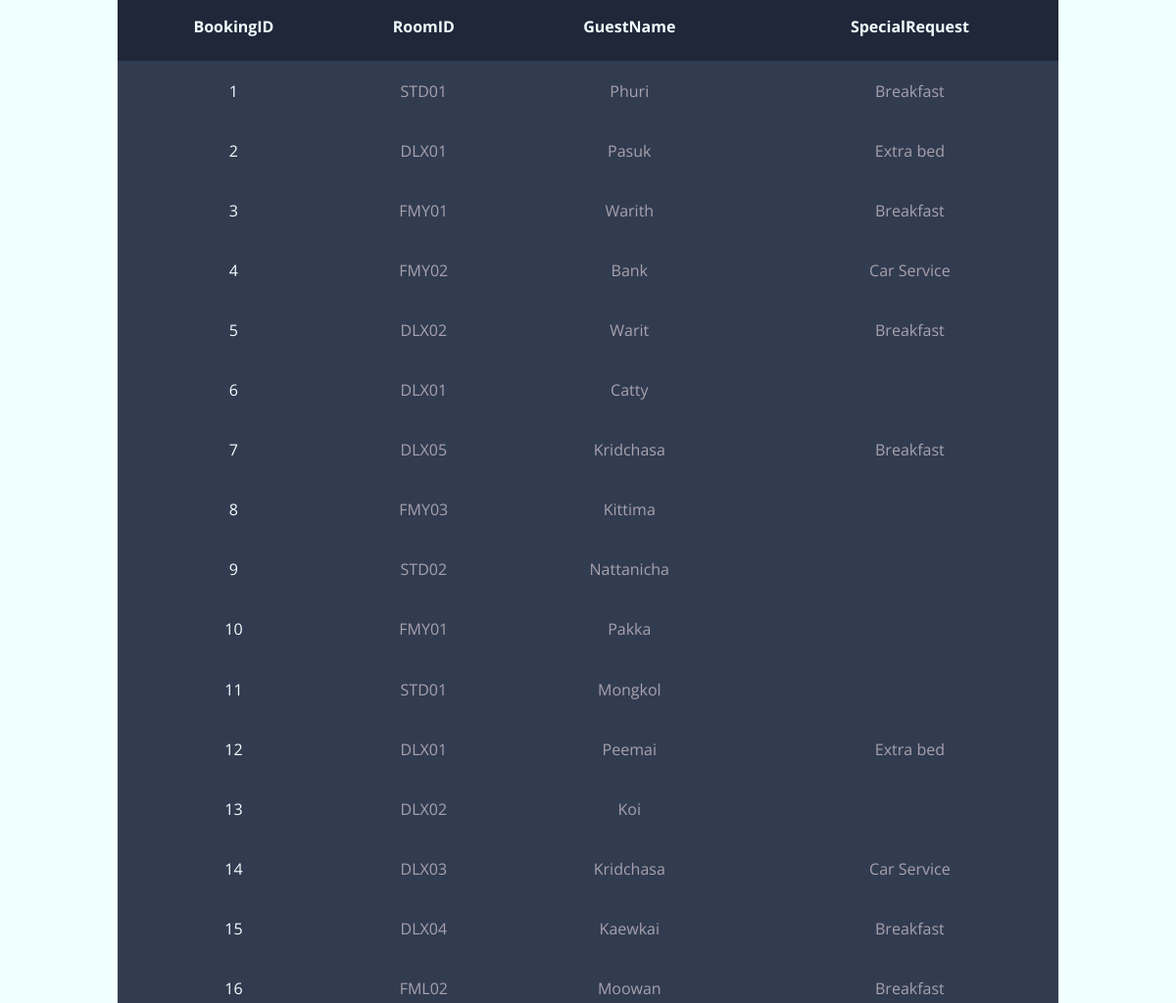
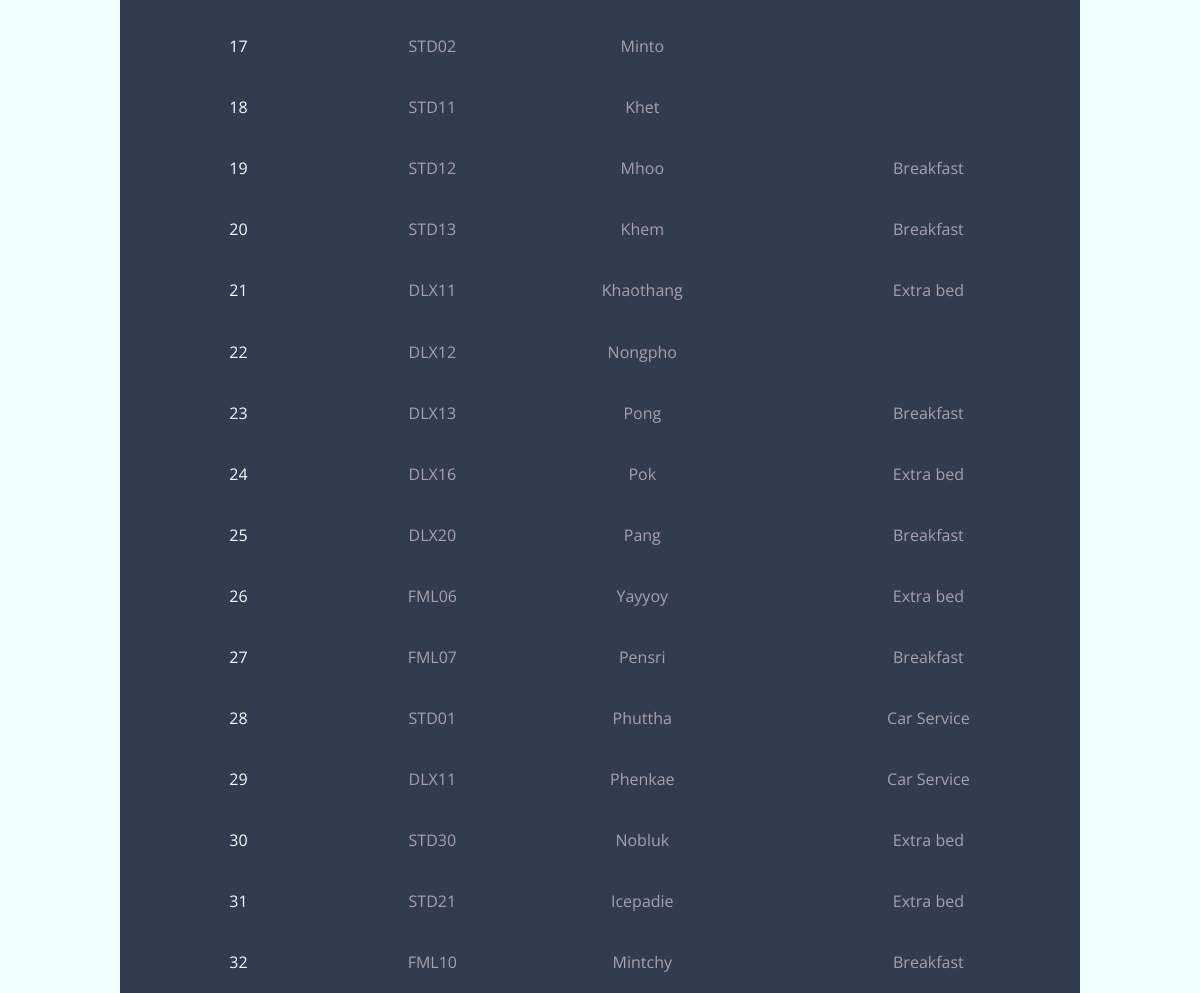
Screenshot of /RoomRequest.php with the database file from the repository (2 pictures, top to bottom).
### tables this page shows
CREATE TABLE `rooms_book` (
  `BookingID` int(6) NOT NULL,
  `RoomID` varchar(8) NOT NULL,
  `GuestName` varchar(32) NOT NULL,
  `SpecialRequest` varchar(64) DEFAULT NULL
);

### RoomRequest.php (the view, shortened to what this page needs)
<?php
	$Host = "localhost";
	$username = "root";
	$pass = "";
	$myDB = "hotel_db";
	$con = mysqli_connect($Host,$username,$pass,$myDB);
?>
<!DOCTYPE html>
<html>
<head>
	<link href="//maxcdn.bootstrapcdn.com/bootstrap/4.1.1/css/bootstrap.min.css" rel="stylesheet" id="bootstrap-css">
		<link rel='stylesheet' href='https://use.fontawesome.com/releases/v5.7.0/css/all.css'>
		<link rel="stylesheet" href="nav.css">
		<link rel="stylesheet" href="Template.css">
	</head>
</head>
<body>
	<?php
		$result = mysqli_query($con,"SELECT * FROM rooms_book");
		?>
		<table class="container">
		<tr>
			<th><h1><div align="center">BookingID</div></h1></th>
			<th><h1><div align="center">RoomID</div></h1></th>
			<th><h1><div align="center">GuestName</div></h1></th>
			<th><h1><div align="center">SpecialRequest</div></h1></th>
		</tr>
		<?php while($row = mysqli_fetch_array($result)) :?>
			<tr>
				<td><div align="center"><?php echo $row['BookingID']; ?></div></td>
				<td><div align="center"><?php echo $row['RoomID']; ?></div></td>
				<td><div align="center"><?php echo $row['GuestName']; ?></div></td>
				<td><div align="center"><?php echo $row['SpecialRequest']; ?></div></td>
			</tr>
		<?php endwhile ?>
		</table>
</body>
</html>

### Template.css (style rules this page uses)
body { font-family: 'Open Sans', sans-serif; font-weight: 300; line-height: 1.42em; color:#A7A1AE; background-color:#F0FFFF; }
h1 { font-size:3em; font-weight: 300; line-height:1em; text-align: center; color: #4DC3FA; }
.container th h1 { font-weight: bold; font-size: 1em; text-align: left; color: #F0FFFF; }
.container td { font-weight: normal; font-size: 1em; -webkit-box-shadow: 0 2px 2px -2px #0E1119; -moz-box-shadow: 0 2px 2px -2px #0E1119; box-shadow: 0 2px 2px -2px #0E1119; }
.container { text-align: left; overflow: hidden; width: 80%; margin: 0 auto; display: table; padding: 0 0 8em 0; }
.container td, .container th { padding-bottom: 2%; padding-top: 2%; padding-left:2%; }
.container tr:nth-child(odd) { background-color: #323C50; }
.container tr:nth-child(even) { background-color: #323C50; }
.container th { background-color: #1F2739; }
.container td:first-child { color: #F0FFFF; }

### rows the page displays
rooms_book: BookingID "1", RoomID "STD01", GuestName "Phuri", SpecialRequest "Breakfast"
rooms_book: BookingID "2", RoomID "DLX01", GuestName "Pasuk", SpecialRequest "Extra bed"
rooms_book: BookingID "3", RoomID "FMY01", GuestName "Warith", SpecialRequest "Breakfast"
rooms_book: BookingID "4", RoomID "FMY02", GuestName "Bank", SpecialRequest "Car Service"
rooms_book: BookingID "5", RoomID "DLX02", GuestName "Warit", SpecialRequest "Breakfast"
rooms_book: BookingID "6", RoomID "DLX01", GuestName "Catty"
rooms_book: BookingID "7", RoomID "DLX05", GuestName "Kridchasa", SpecialRequest "Breakfast"
rooms_book: BookingID "8", RoomID "FMY03", GuestName "Kittima"
rooms_book: BookingID "9", RoomID "STD02", GuestName "Nattanicha"
rooms_book: BookingID "10", RoomID "FMY01", GuestName "Pakka"
rooms_book: BookingID "11", RoomID "STD01", GuestName "Mongkol"
rooms_book: BookingID "12", RoomID "DLX01", GuestName "Peemai", SpecialRequest "Extra bed"
rooms_book: BookingID "13", RoomID "DLX02", GuestName "Koi"
rooms_book: BookingID "14", RoomID "DLX03", GuestName "Kridchasa", SpecialRequest "Car Service"
rooms_book: BookingID "15", RoomID "DLX04", GuestName "Kaewkai", SpecialRequest "Breakfast"
rooms_book: BookingID "16", RoomID "FML02", GuestName "Moowan", SpecialRequest "Breakfast"
rooms_book: BookingID "17", RoomID "STD02", GuestName "Minto"
rooms_book: BookingID "18", RoomID "STD11", GuestName "Khet"
rooms_book: BookingID "19", RoomID "STD12", GuestName "Mhoo", SpecialRequest "Breakfast"
rooms_book: BookingID "20", RoomID "STD13", GuestName "Khem", SpecialRequest "Breakfast"
rooms_book: BookingID "21", RoomID "DLX11", GuestName "Khaothang", SpecialRequest "Extra bed"
rooms_book: BookingID "22", RoomID "DLX12", GuestName "Nongpho"
rooms_book: BookingID "23", RoomID "DLX13", GuestName "Pong", SpecialRequest "Breakfast"
rooms_book: BookingID "24", RoomID "DLX16", GuestName "Pok", SpecialRequest "Extra bed"
rooms_book: BookingID "25", RoomID "DLX20", GuestName "Pang", SpecialRequest "Breakfast"
rooms_book: BookingID "26", RoomID "FML06", GuestName "Yayyoy", SpecialRequest "Extra bed"
rooms_book: BookingID "27", RoomID "FML07", GuestName "Pensri", SpecialRequest "Breakfast"
rooms_book: BookingID "28", RoomID "STD01", GuestName "Phuttha", SpecialRequest "Car Service"
rooms_book: BookingID "29", RoomID "DLX11", GuestName "Phenkae", SpecialRequest "Car Service"
rooms_book: BookingID "30", RoomID "STD30", GuestName "Nobluk", SpecialRequest "Extra bed"
rooms_book: BookingID "31", RoomID "STD21", GuestName "Icepadie", SpecialRequest "Extra bed"
rooms_book: BookingID "32", RoomID "FML10", GuestName "Mintchy", SpecialRequest "Breakfast"
